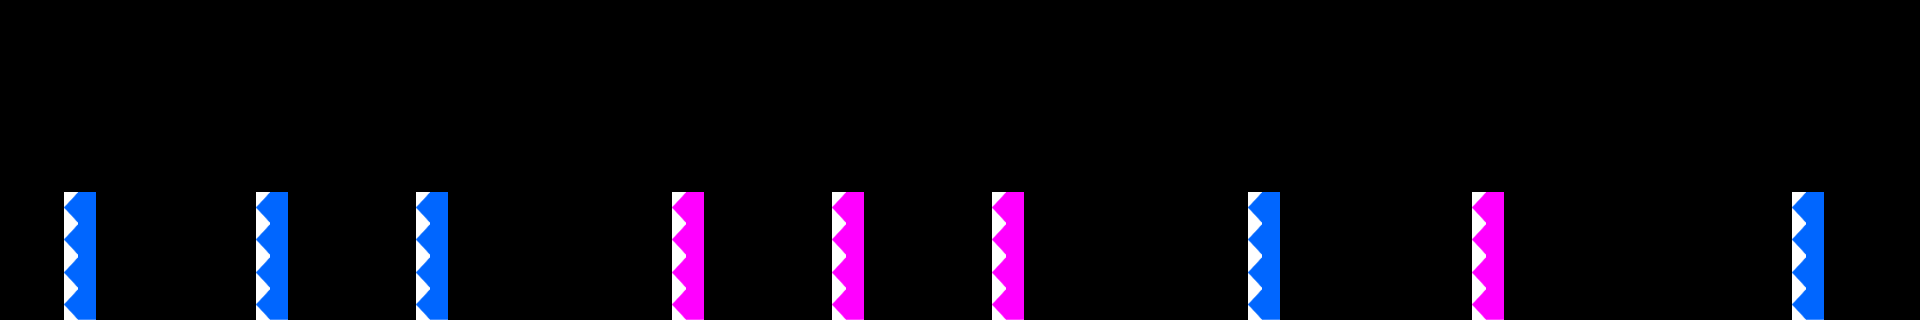

Tiled map render using the project's own tile images. Description and the map definition, with tile-layer contents summarised, below:
An orthogonal 60x10 tile map with 32x32 px tiles, 2 tile layers (FloorLayer, ThingLayer).

<map version="1.0" orientation="orthogonal" width="60" height="10" tilewidth="32" tileheight="32">
 <tileset firstgid="1" name="bg_tmx" tilewidth="32" tileheight="32">
  <image source="bg_tmx.png" width="320" height="320" />
  <tile id="0">
   <properties>
    <property name="isFloor" value="1" />
   </properties>
  </tile>
  <tile id="3">
   <properties>
    <property name="objType" value="life" />
    <property name="colorType" value="red" />
   </properties>
  </tile>
  <tile id="4">
   <properties>
    <property name="objType" value="star" />
    <property name="colorType" value="blue" />
   </properties>
  </tile>
  <tile id="5">
   <properties>
    <property name="objType" value="star" />
    <property name="colorType" value="pink" />
   </properties>
  </tile>
  <tile id="10">
   <properties>
    <property name="isFloor" value="1" />
   </properties>
  </tile>
  <tile id="11">
   <properties>
    <property name="objType" value="line" />
    <property name="colorType" value="pink" />
   </properties>
  </tile>
  <tile id="12">
   <properties>
    <property name="objType" value="line" />
    <property name="colorType" value="blue" />
   </properties>
  </tile>
  <tile id="14">
   <properties>
    <property name="objType" value="line" />
    <property name="colorType" value="blue" />
   </properties>
  </tile>
  <tile id="15">
   <properties>
    <property name="objType" value="line" />
    <property name="colorType" value="pink" />
   </properties>
  </tile>
  <tile id="30">
   <properties>
    <property name="isFloor" value="1" />
   </properties>
  </tile>
  <tile id="31">
   <properties>
    <property name="isFloor" value="1" />
   </properties>
  </tile>
  <tile id="32">
   <properties>
    <property name="isFloor" value="1" />
   </properties>
  </tile>
  <tile id="64">
   <properties>
    <property name="isBaffle" value="1" />
   </properties>
  </tile>
  <tile id="81">
   <properties>
    <property name="ObjTypeId" value="2" />
   </properties>
  </tile>
 </tileset>
 <layer name="FloorLayer" width="60" height="10">
  <data>[600 cells, 0 non-empty, 0 distinct tile ids]</data>
 </layer>
 <layer name="ThingLayer" width="60" height="10">
  <data>[600 cells, 36 non-empty, 8 distinct tile ids]</data>
 </layer>
</map>
